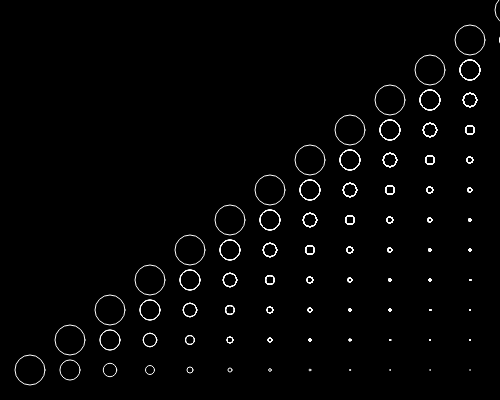
Frame 1 (no input)
Frame 60 (no input): identical to frame 1, image omitted
Frame 120 (the mouse pressed at the canvas centre since frame 60): identical to frame 1, image omitted

The p5.js sketch that drew this single still picture (run headless with seeded random() and noise() and a simulated clock; from frame 60 on, the mouse is pressed at the canvas centre):

// p5.js sketch
// ── sketch.js


function setup() {
  createCanvas(500, 400);
}

function draw() {
  background(0);
  stroke("white");
  noFill();
  drawCircle(30, 370, 30);
}

function drawCircle(x, y, d) {
  ellipse(x, y, d);

  if (x < width) {
    drawCircle(x + 40, y, d* .67);
    drawCircle(x + 40, y - 30, d);
   

  }



}
